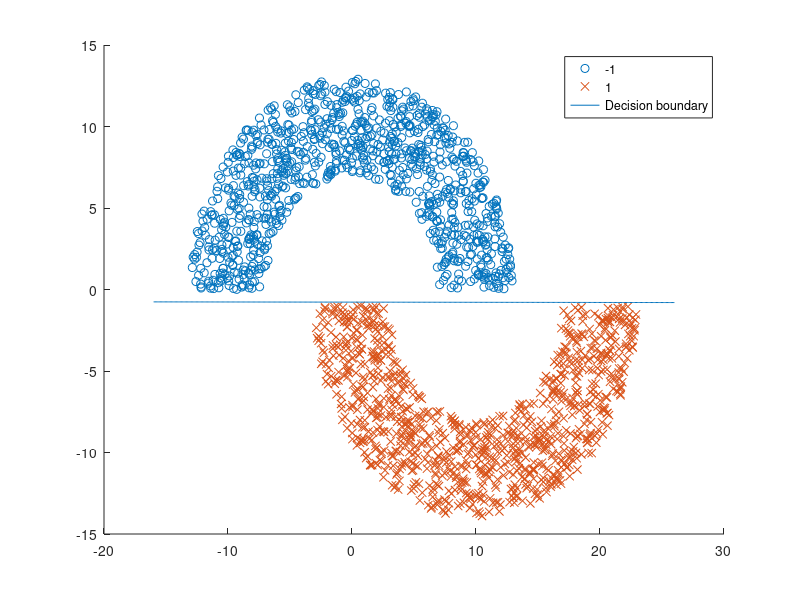
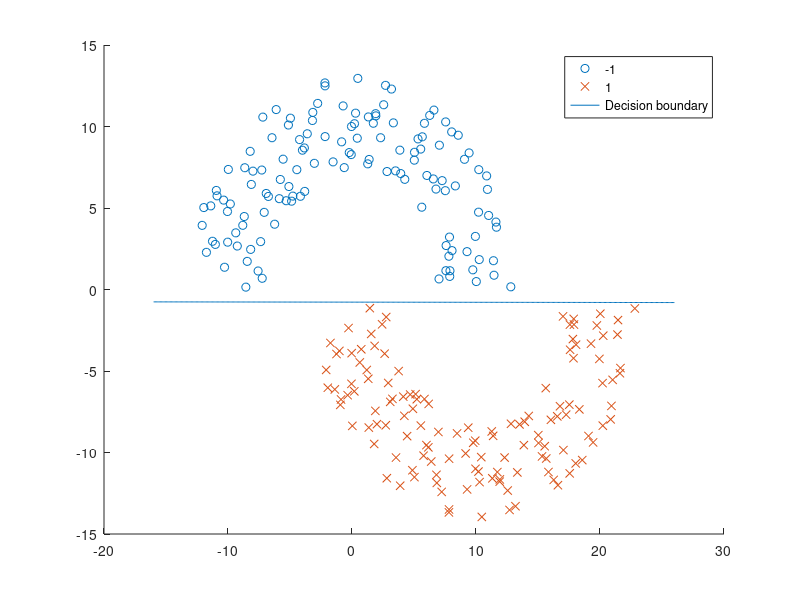

The MATLAB script that drew these images, in order:
%% Machine Learning Homework 6 part 4
% Author: Xinrun Zhang
% Time: 04/03/2019 14:43
% =====================================================================

%% Initializing
clear ; close all; clc

fprintf('Initializing...\n');
% Import the data
data = importdata('hm.mat');
x = data(:,1:2);
t = data(:,3);
[m,~] = size(x);

% Initial the theta with bias
% theta = ones(3,1);
theta = [-1; -1; -1]; 
fprintf('The initial theta is :\n');
fprintf('%.4f\n', theta);
% If set the theta as all -1, the decision boundary will
% converage from the opposite side

% Initial the learning rate, iteration and error
alpha = 0.0003;
fprintf('The initial learning rate is: alpha = %.4f\n',alpha);
itr = 40;
e = zeros(m,1);

% Data processing
X = [ones(m,1) x(:,1:2)];
t(t==0) = -1; % replace the 0 with -1
% =====================================================================

%% LMS algorithm
fprintf('Starting the algorithm...\n');
for iteration = 1:itr
    for i = 1:m
        v = X(i,:) * theta;
        if v >= 0
            v = 1;
        else
            v = -1;
        end
        e(i) = t(i) - v;
        theta = theta + 2 * alpha * e(i) * X(i,:)';
    end
end

fprintf('\nAfter training with alpha = 0.0003, ');
fprintf('\nTheta found by training after %d iterations, which means calculated %d * %d times:\n', itr, itr, m);
fprintf('%.4f\n', theta);
fprintf('\n');
fprintf('The 2-norm of theta is %.2f\n', norm(theta));
fprintf('At this time, check if there is non-zero error in e: %d\n', any(e));
% =====================================================================

%% plot the data
data = sortrows(data,3);
m = -16:0.1:26;
n = (theta(1)/-theta(3)) + (theta(2)/-theta(3)) * m;
figure('Name','Original Data with Decision Boundary','NumberTitle','off');
scatter(data(1:1000,1), data(1:1000,2), 'o');
hold on;
scatter(data(1001:2000,1), data(1001:2000,2),'x');
hold on;
plot(m,n,'-')
legend('-1', '1', 'Decision boundary');
% =====================================================================

%% Validation
% Import test data
data_val = importdata('hmtest.mat');
x_val = data_val(:,1:2);
t_val = data_val(:,3);
[m_val,~] = size(x_val);

% Data processing
X_val = [ones(m_val,1) x_val(:,1:2)];
t_val(t_val == 0) = -1;

% Validation
predict = X_val * theta;
predict(predict >= 0) = 1;
predict(predict < 0) = -1;

accuracy = mean( double(predict == t_val) * 100);
fprintf('The accuracy is %.2f\n', accuracy);
% =====================================================================

%% Plot
data_val = sortrows(data_val,3);
figure('Name','Validation Data with Desicion Boundary','NumberTitle','off');
scatter(data_val(1:130,1), data_val(1:130,2), 'o');
hold on;
scatter(data_val(131:260,1), data_val(131:260,2),'x');
hold on;
plot(m,n,'-')
legend('-1', '1', 'Decision boundary');
% =====================================================================
